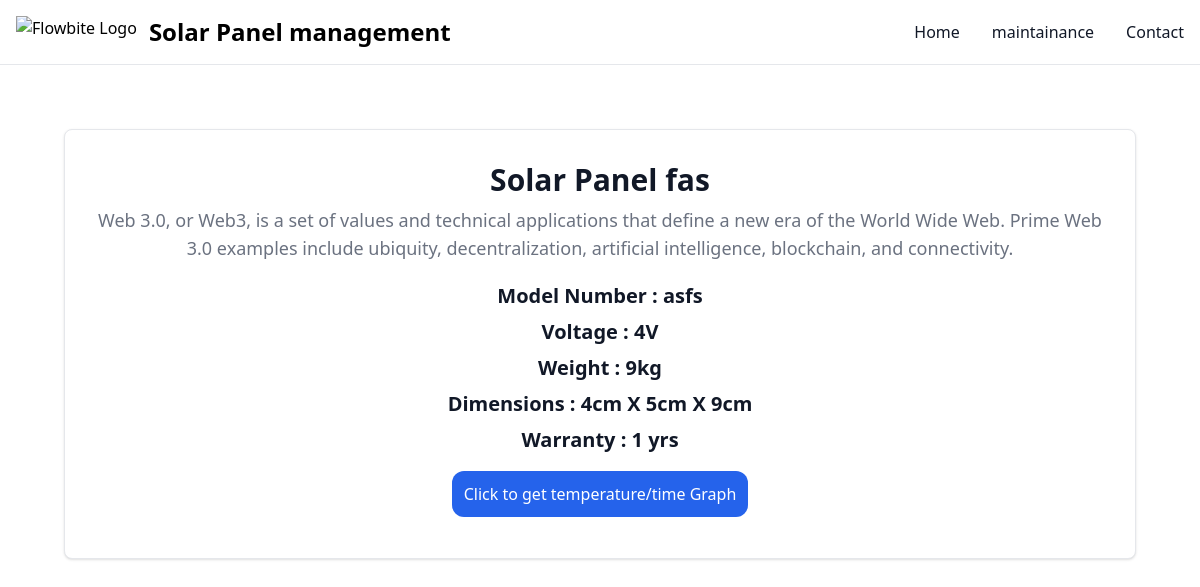
The app's page /description/4 with its own data.
### app/models.py (models this page shows, shortened)
class SolarPanel(models.Model):
    name = models.CharField(max_length=100)
    description = models.CharField(max_length=500)
    model_number = models.CharField(max_length=20)
    nominal_voltage = models.PositiveIntegerField()
    product_weight =  models.PositiveIntegerField()
    dimensions_l =models.PositiveIntegerField()
    dimensions_b =models.PositiveIntegerField()
    dimensions_w =models.PositiveIntegerField()
    warranty = models.PositiveIntegerField()
    status=models.CharField(choices=status,max_length=10,default='Inactive')

### app/views.py (the view)
# urls.py: path('description/<int:id>', views.description, name='description'),
def description(request,id):
    product= SolarPanel.objects.get(id=id)
    return render(request,"description.html",{'product':product})

### app/templates/description.html
{% extends 'base.html' %}
{% block content%}
<hr>
<div class="flex justify-center m-16">
    <div class="w-full p-4 text-center bg-white border border-gray-200 rounded-lg shadow sm:p-8 dark:bg-gray-800 dark:border-gray-700">
        <h5 class="mb-2 text-3xl font-bold text-gray-900 dark:text-white">Solar Panel {{product.name}}</h5>
        <p class="mb-5 text-base text-gray-500 sm:text-lg dark:text-gray-400">{{product.description}}</p>
        <p class="mb-2 text-xl font-bold text-gray-900 dark:text-white">Model Number : {{product.model_number}}</p>
        <p class="mb-2 text-xl font-bold text-gray-900 dark:text-white">Voltage : {{product.nominal_voltage}}V</p>
        <p class="mb-2 text-xl font-bold text-gray-900 dark:text-white">Weight : {{product.product_weight}}kg</p>
        <p class="mb-2 text-xl font-bold text-gray-900 dark:text-white">Dimensions : {{product.dimensions_l}}cm X {{product.dimensions_b}}cm X {{product.dimensions_w}}cm</p>
        <p class="mb-2 text-xl font-bold text-gray-900 dark:text-white">Warranty : {{product.warranty}} yrs</p>
        <div class="p-5 ">
            <a href="{% url 'chart_disp' %}" class="text-white p-3 bg-blue-600 hover:bg-blue-700 rounded-xl">Click to get temperature/time Graph</a>
        </div>
    </div>
</div>
{% endblock %}

### records on screen
SolarPanel: name "fas", description "Web 3.0, or Web3, is a set of values and technical applications that define a new era of the World Wide Web. Prime Web 3.0 examples include ubiquity, decentralization, artificial intelligence, blockchain, and connectivity.", model_number "asfs", nominal_voltage "4", product_weight "9", dimensions_l "4", dimensions_b "5", dimensions_w "9", warranty "1"
